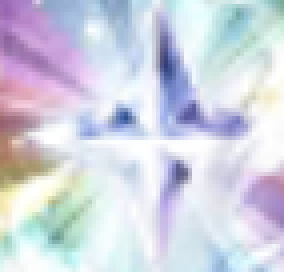
#> input picture images/exp.bmp, 71 x 68 px (shown 4 times larger)
$ python burning.py
#> lines starting #> are read from the running program, lines starting #| are printed output that depends on the picture
import cv2
import time
import numpy as np
import pyautogui

def is_in_range(a, b):
    _min = a - 25
    _max = a + 25

    return b > _min and b < _max

exp_silver = cv2.imread('images/exp.bmp', 0)
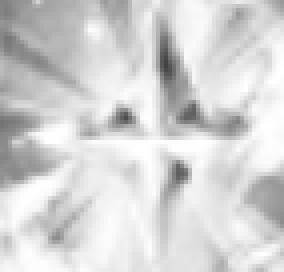
#> exp_silver: shape (68, 71) (shown 4 times larger); min 65, max 255, mean 212.1
exp_x1 = cv2.imread('images/X1.bmp', 0)
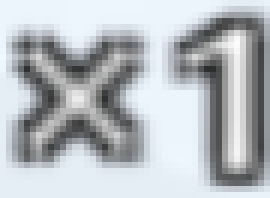
#> input picture images/X1.bmp, 45 x 33 px (shown 6 times larger)
#> exp_x1: shape (33, 45); min 46, max 251, mean 185.2
exp_x2 = cv2.imread('images/X2.bmp', 0)
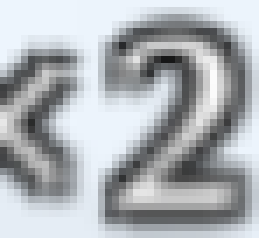
#> input picture images/X2.bmp, 37 x 34 px (shown 7 times larger)
#> exp_x2: shape (34, 37); min 22, max 251, mean 176.5

def select_this_item(template, img_rgb, distance):

    threshold = 0.8
    sabrosura = -999

    w, h = template.shape[::-1]
    img_gray = cv2.cvtColor(img_rgb, cv2.COLOR_BGR2GRAY)
    res = cv2.matchTemplate(img_gray,template,cv2.TM_CCOEFF_NORMED)
    loc = np.where( res >= threshold)

    count = 0

    for pt in zip(*loc[::-1]):

        if not is_in_range(sabrosura, pt[1] + h):

            if sabrosura == -1:
                time.sleep(0.5)

            sabrosura = pt[1] + h
            pyautogui.click(x=1230, y=(sabrosura + distance))
            print("YEET")
            time.sleep(0.5)
            count += 1
    return count

loot_count = 0

loot_silver = True
loot_x1 = False
loot_x2 = False

print("Waiting...")
time.sleep(5)
print("LETS FUCKING GO")

while True:

#> (the run stopped early here; a loop or call above may not have finished)
